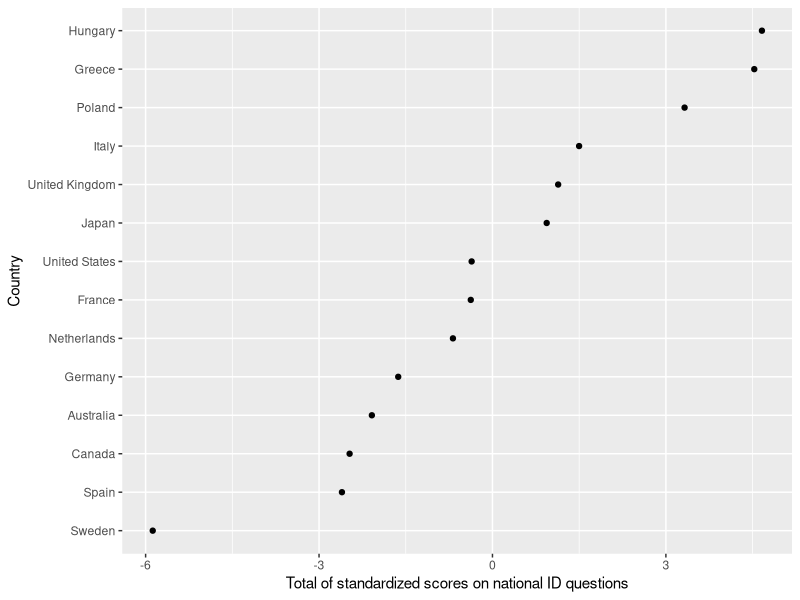
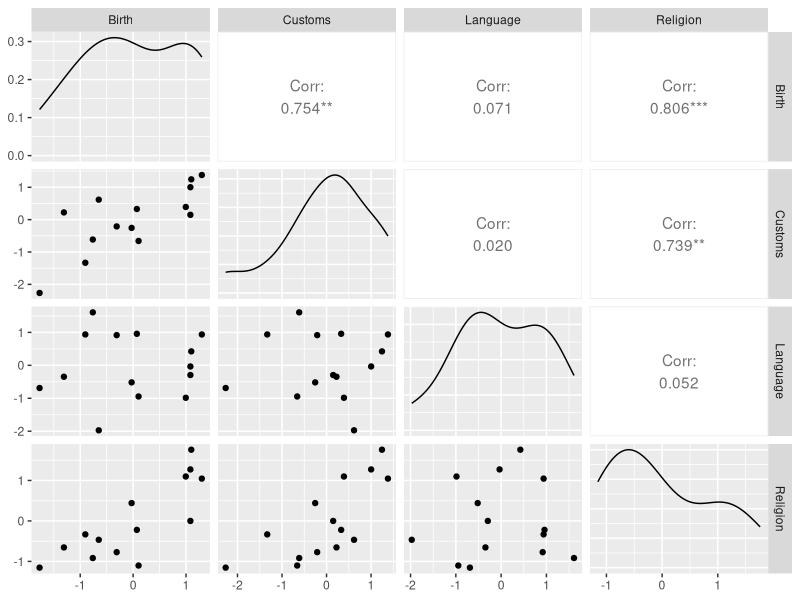
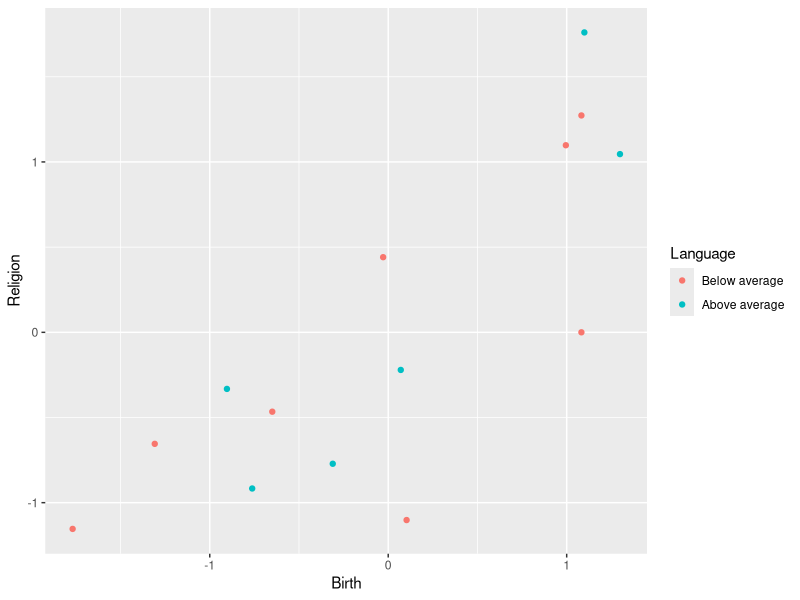

Reproduce these figures in R, in order.
# Load data
nationalID = read.csv("national-identity.csv")
IDnumerator = 4*nationalID[,3] + 3*nationalID[,4] + 2*nationalID[,5] + nationalID[,6]
IDdenominator = nationalID[,3] + nationalID[,4] + nationalID[,5] + nationalID[,6]
IDscore = IDnumerator / IDdenominator
nationalID2 = data.frame(Country = nationalID$Country, Question = nationalID$Question, IDscore)

# Change from long form to wide form
library(tidyr)
IDwide = spread(nationalID2, Question, IDscore)
# Standardize
IDscaled = data.frame(Country = IDwide$Country, scale(IDwide[,-1]))
# Fix Japan
IDscaled[is.na(IDscaled)] = 0

# Find country totals
IDtotal = apply(IDscaled[,-1], 1, sum)
library(ggplot2)
ggplot(data.frame(Country=IDscaled$Country, IDtotal),
       aes(x = IDtotal, y = reorder(Country, IDtotal))) +
       geom_point() +
       xlab("Total of standardized scores on national ID questions") +
       ylab("Country")

# Draw paired plots
library(GGally)
ggpairs(IDscaled[,-1])

# Conditional analysis
LanguageFactor = factor(sign(IDscaled$Language))
ggplot(data.frame(Birth = IDscaled$Birth, Religion = IDscaled$Religion, Language=LanguageFactor),
       aes(x = Birth, y = Religion, color=Language)) +
       geom_point() + scale_color_discrete(labels=c("Below average","Above average"))


